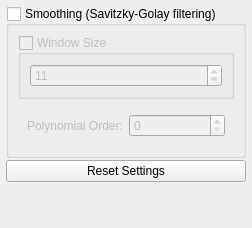
<?xml version="1.0" encoding="UTF-8"?>
<ui version="4.0">
 <author>Anton Rau</author>
 <class>SettingsWidget</class>
 <widget class="QWidget" name="SettingsWidget">
  <layout class="QVBoxLayout" name="verticalLayout">
   <property name="spacing">
    <number>4</number>
   </property>
   <property name="leftMargin">
    <number>4</number>
   </property>
   <property name="topMargin">
    <number>4</number>
   </property>
   <property name="rightMargin">
    <number>4</number>
   </property>
   <property name="bottomMargin">
    <number>4</number>
   </property>
   <item>
    <widget class="QScrollArea" name="scrollArea">
     <property name="frameShape">
      <enum>QFrame::Shape::NoFrame</enum>
     </property>
     <property name="widgetResizable">
      <bool>true</bool>
     </property>
     <widget class="QWidget" name="scrollAreaWidgetContents">
      <property name="geometry">
       <rect>
        <x>0</x>
        <y>0</y>
        <width>244</width>
        <height>232</height>
       </rect>
      </property>
      <layout class="QVBoxLayout" name="verticalLayout_2">
       <property name="spacing">
        <number>2</number>
       </property>
       <property name="leftMargin">
        <number>2</number>
       </property>
       <property name="topMargin">
        <number>2</number>
       </property>
       <property name="rightMargin">
        <number>2</number>
       </property>
       <property name="bottomMargin">
        <number>2</number>
       </property>
       <item>
        <widget class="QGroupBox" name="groupBoxSmoothing">
         <property name="sizePolicy">
          <sizepolicy hsizetype="Preferred" vsizetype="Minimum">
           <horstretch>0</horstretch>
           <verstretch>0</verstretch>
          </sizepolicy>
         </property>
         <property name="title">
          <string>Smoothing (Savitzky-Golay filtering)</string>
         </property>
         <property name="checkable">
          <bool>true</bool>
         </property>
         <property name="checked">
          <bool>false</bool>
         </property>
         <layout class="QVBoxLayout" name="verticalLayout_3">
          <item>
           <widget class="QGroupBox" name="groupBoxWindowSize">
            <property name="title">
             <string>Window Size</string>
            </property>
            <property name="checkable">
             <bool>true</bool>
            </property>
            <property name="checked">
             <bool>false</bool>
            </property>
            <layout class="QVBoxLayout" name="verticalLayout_4">
             <item>
              <widget class="QSpinBox" name="spinBoxWindowSize">
               <property name="singleStep">
                <number>2</number>
               </property>
               <property name="value">
                <number>11</number>
               </property>
              </widget>
             </item>
            </layout>
           </widget>
          </item>
          <item>
           <widget class="QWidget" name="widgetPolynomialOrder" native="true">
            <layout class="QHBoxLayout" name="horizontalLayout">
             <item>
              <widget class="QLabel" name="labelPolynomialOrder">
               <property name="text">
                <string>Polynomial Order:</string>
               </property>
              </widget>
             </item>
             <item>
              <widget class="QSpinBox" name="spinBoxPolynomialOrder">
               <property name="sizePolicy">
                <sizepolicy hsizetype="Minimum" vsizetype="Fixed">
                 <horstretch>1</horstretch>
                 <verstretch>0</verstretch>
                </sizepolicy>
               </property>
              </widget>
             </item>
            </layout>
           </widget>
          </item>
         </layout>
        </widget>
       </item>
       <item>
        <widget class="QPushButton" name="pushButtonResetSettings">
         <property name="text">
          <string>Reset Settings</string>
         </property>
        </widget>
       </item>
       <item>
        <spacer name="verticalSpacer">
         <property name="orientation">
          <enum>Qt::Orientation::Vertical</enum>
         </property>
         <property name="sizeHint" stdset="0">
          <size>
           <width>20</width>
           <height>40</height>
          </size>
         </property>
        </spacer>
       </item>
      </layout>
     </widget>
    </widget>
   </item>
  </layout>
 </widget>
 <resources>
  <include location="../../../../../../../resources/resources.qrc"/>
 </resources>
 <connections/>
</ui>
